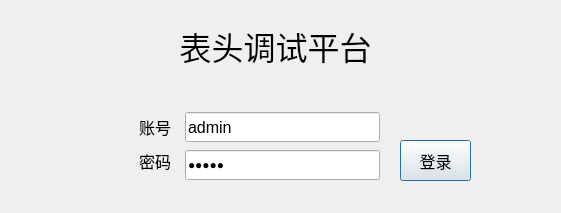
<?xml version="1.0" encoding="UTF-8"?>
<ui version="4.0">
 <class>UsrLandDlg</class>
 <widget class="QDialog" name="UsrLandDlg">
  <property name="geometry">
   <rect>
    <x>0</x>
    <y>0</y>
    <width>561</width>
    <height>213</height>
   </rect>
  </property>
  <property name="windowTitle">
   <string>Dialog</string>
  </property>
  <property name="styleSheet">
   <string notr="true"/>
  </property>
  <widget class="QLabel" name="stateLabel">
   <property name="geometry">
    <rect>
     <x>180</x>
     <y>80</y>
     <width>181</width>
     <height>31</height>
    </rect>
   </property>
   <property name="font">
    <font>
     <family>宋体</family>
     <pointsize>11</pointsize>
    </font>
   </property>
   <property name="styleSheet">
    <string notr="true">color: rgb(255, 0, 0);</string>
   </property>
   <property name="text">
    <string/>
   </property>
  </widget>
  <widget class="QLineEdit" name="nameLineEdit">
   <property name="geometry">
    <rect>
     <x>185</x>
     <y>112</y>
     <width>195</width>
     <height>30</height>
    </rect>
   </property>
   <property name="font">
    <font>
     <family>Arial</family>
     <pointsize>12</pointsize>
     <weight>50</weight>
     <bold>false</bold>
    </font>
   </property>
   <property name="text">
    <string>admin</string>
   </property>
  </widget>
  <widget class="QLineEdit" name="pwdLineEdit">
   <property name="geometry">
    <rect>
     <x>185</x>
     <y>150</y>
     <width>195</width>
     <height>30</height>
    </rect>
   </property>
   <property name="font">
    <font>
     <family>Arial</family>
     <weight>50</weight>
     <bold>false</bold>
    </font>
   </property>
   <property name="text">
    <string>admin</string>
   </property>
   <property name="echoMode">
    <enum>QLineEdit::Password</enum>
   </property>
  </widget>
  <widget class="QPushButton" name="landBtn">
   <property name="geometry">
    <rect>
     <x>400</x>
     <y>140</y>
     <width>71</width>
     <height>41</height>
    </rect>
   </property>
   <property name="font">
    <font>
     <family>微软雅黑</family>
     <pointsize>12</pointsize>
    </font>
   </property>
   <property name="cursor">
    <cursorShape>PointingHandCursor</cursorShape>
   </property>
   <property name="text">
    <string>登录</string>
   </property>
   <property name="autoDefault">
    <bool>true</bool>
   </property>
  </widget>
  <widget class="QLabel" name="label">
   <property name="geometry">
    <rect>
     <x>60</x>
     <y>112</y>
     <width>111</width>
     <height>30</height>
    </rect>
   </property>
   <property name="font">
    <font>
     <family>微软雅黑</family>
     <pointsize>12</pointsize>
    </font>
   </property>
   <property name="styleSheet">
    <string notr="true"/>
   </property>
   <property name="text">
    <string>账号</string>
   </property>
   <property name="alignment">
    <set>Qt::AlignRight|Qt::AlignTrailing|Qt::AlignVCenter</set>
   </property>
  </widget>
  <widget class="QLabel" name="label_2">
   <property name="geometry">
    <rect>
     <x>60</x>
     <y>146</y>
     <width>111</width>
     <height>30</height>
    </rect>
   </property>
   <property name="font">
    <font>
     <family>微软雅黑</family>
     <pointsize>12</pointsize>
    </font>
   </property>
   <property name="styleSheet">
    <string notr="true"/>
   </property>
   <property name="text">
    <string>密码</string>
   </property>
   <property name="alignment">
    <set>Qt::AlignRight|Qt::AlignTrailing|Qt::AlignVCenter</set>
   </property>
  </widget>
  <widget class="QLabel" name="label_3">
   <property name="geometry">
    <rect>
     <x>0</x>
     <y>10</y>
     <width>551</width>
     <height>71</height>
    </rect>
   </property>
   <property name="font">
    <font>
     <family>微软雅黑</family>
     <pointsize>24</pointsize>
     <weight>50</weight>
     <bold>false</bold>
    </font>
   </property>
   <property name="styleSheet">
    <string notr="true"/>
   </property>
   <property name="text">
    <string>表头调试平台</string>
   </property>
   <property name="alignment">
    <set>Qt::AlignCenter</set>
   </property>
  </widget>
 </widget>
 <resources/>
 <connections/>
</ui>
